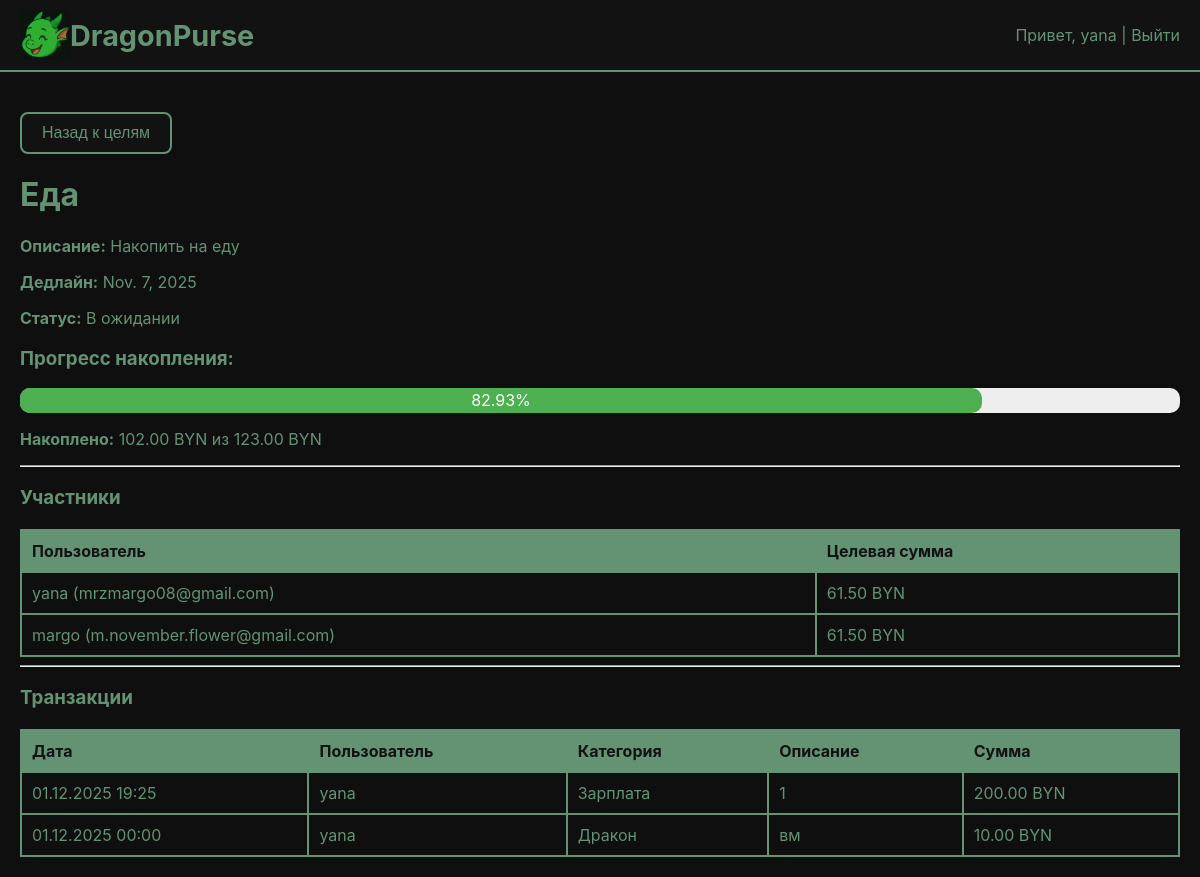
The app's page /goals/2/ (signed in) with its own data.
### accounts/models.py (models this page shows, shortened)
class Goal(models.Model):
    STATUS_CHOICES = [
        ('pending', 'В ожидании'),
        ('in_progress', 'В процессе'),
        ('completed', 'Завершено'),
    ]
    name = models.CharField(max_length=255, verbose_name='Название')
    description = models.TextField(verbose_name='Описание', blank=True)
    deadline = models.DateField(verbose_name='Дедлайн')
    status = models.CharField(max_length=20, choices=STATUS_CHOICES, default='pending', verbose_name='Статус')

class UserGoal(models.Model):
    user = models.ForeignKey(User, on_delete=models.CASCADE, related_name='user_goals')
    goal = models.ForeignKey(Goal, on_delete=models.CASCADE, related_name='user_goals')
    amount = models.DecimalField(max_digits=10, decimal_places=2, verbose_name='Сумма')
    saved = models.DecimalField(max_digits=10, decimal_places=2, default=0, verbose_name='Накоплено')

class Transaction(models.Model):
    user = models.ForeignKey(User, on_delete=models.CASCADE)
    date = models.DateTimeField(auto_now_add=False)
    category = models.ForeignKey(Category, on_delete=models.SET_NULL, null=True)
    description = models.TextField()
    amount = models.DecimalField(max_digits=10, decimal_places=2, default=0.0)
    goal = models.ForeignKey(Goal, on_delete=models.SET_NULL, null=True, blank=True, verbose_name='Цель')
    goal_amount = models.DecimalField(max_digits=10, decimal_places=2, null=True, blank=True, verbose_name='Сумма для цели')

class Category(models.Model):
    CATEGORY_TYPES = [
        ('income', 'Доход'),
        ('expense', 'Расход'),
    ]
    user = models.ForeignKey(User, on_delete=models.CASCADE)  # Это поле должно быть здесь
    name = models.CharField(max_length=100)
    category_type = models.CharField(max_length=10, choices=CATEGORY_TYPES)

### accounts/views.py (the view)
# urls.py: path('goals/<int:goal_id>/', goal_detail, name='goal_detail'),
@login_required
def goal_detail(request, goal_id):
    goal = get_object_or_404(Goal, id=goal_id)
    participants = UserGoal.objects.filter(goal=goal).select_related('user')
    total_goal_amount = sum((p.amount for p in participants), Decimal('0'))
    total_saved = sum((p.saved for p in participants), Decimal('0'))
    percent = 0
    if total_goal_amount > 0:
        percent = (total_saved / total_goal_amount * 100).quantize(Decimal('0.01'))
    if total_saved >= total_goal_amount:
        goal.status = 'completed'
        goal.save()
    transactions = Transaction.objects.filter(goal=goal).select_related('user', 'category').order_by('-date')
    return render(request, 'accounts/goal_detail.html', {
        'goal': goal,
        'participants': participants,
        'transactions': transactions,
        'total_goal_amount': total_goal_amount,
        'total_saved': total_saved,
        'percent': percent,
    })

### accounts/templates/accounts/goal_detail.html
{% extends "accounts/base.html" %}
{% block content %}
<div style="margin-top:20px;">
  <a href="{% url 'goals_list' %}" class="button"><button>Назад к целям</button></a>
</div>
<h1>{{ goal.name }}</h1>
<p><strong>Описание:</strong> {{ goal.description }}</p>
<p><strong>Дедлайн:</strong> {{ goal.deadline }}</p>
<p><strong>Статус:</strong> {{ goal.get_status_display }}</p>
<h3>Прогресс накопления:</h3>
<div style="width:100%; background-color:#eee; border-radius:10px; height:25px;">
  <div style="width:{{ percent }}%; background-color:#4caf50; height:100%; border-radius:10px; color:white; text-align:center; line-height:25px;">
    {{ percent }}%
  </div>
</div>
<p><strong>Накоплено:</strong> {{ total_saved|floatformat:2 }} BYN из {{ total_goal_amount|floatformat:2 }} BYN</p>
<hr>
<h3>Участники</h3>
<table border="1" cellpadding="8" style="border-collapse:collapse;">
  <thead>
    <tr>
      <th>Пользователь</th>
      <th>Целевая сумма</th>
    </tr>
  </thead>
  <tbody>
    {% for p in participants %}
    <tr>
      <td>{{ p.user.username }} ({{ p.user.email }})</td>
      <td>{{ p.amount|floatformat:2 }} BYN</td>
    </tr>
    {% endfor %}
  </tbody>
</table>
<hr>
<h3>Транзакции</h3>
<table border="1" cellpadding="8" style="border-collapse:collapse;">
  <thead>
    <tr>
      <th>Дата</th>
      <th>Пользователь</th>
      <th>Категория</th>
      <th>Описание</th>
      <th>Сумма</th>
    </tr>
  </thead>
  <tbody>
    {% for t in transactions %}
    <tr>
      <td>{{ t.date|date:"d.m.Y H:i" }}</td>
      <td>{{ t.user.username }}</td>
      <td>{% if t.category %}
    {{ t.category.name }}
{% else %}
    Без категории
{% endif %}</td>
      <td>{{ t.description }}</td>
      <td>{{ t.amount|floatformat:2 }} BYN</td>
    </tr>
    {% empty %}
    <tr>
      <td colspan="5" style="text-align:center;">Пока нет транзакций</td>
    </tr>
    {% endfor %}
  </tbody>
</table>
{% endblock %}

### accounts/templates/accounts/base.html (shortened to what this page needs)
{% load static %}
<!DOCTYPE html>
<html lang="ru">
<head>
    <link rel="stylesheet" href="{% static 'accounts/css/main.css' %}">
</head>
<body>
    <header>
        <h1>
            <img src="{% static 'accounts/img/happy_dragon_head.png' %}" width="50" height="50" alt="Счастливый дракончик">
            <a href="{% url 'dashboard' %}">DragonPurse</a>
        </h1>
        <div>
            Привет, {{ user.username }} | <a href="{% url 'logout' %}">Выйти</a>
        </div>
    </header>
    <div class="container">
        {% block content %}{% endblock %}
    </div>
</body>
</html>

### accounts/static/accounts/css/main.css (style rules this page uses)
body { font-family: "Inter", sans-serif; background-color: #0f0f0f; color: #639372; margin: 0; padding: 0; }
a { color: #639372; text-decoration: none; }
h1, h2, h3 { color: #639372; }
.container { max-width: 1200px; margin: 0 auto; padding: 20px; }
header { background-color: #131212; border-bottom: 2px solid #639372; padding: 10px 20px; display: flex; align-items: center; justify-content: space-between; }
header h1 { margin: 0; font-size: 1.8em; display: flex; align-items: center; }
button { background-color: #131212; color: #639372; border: 2px solid #639372; border-radius: 8px; padding: 10px 20px; font-size: 1em; cursor: pointer; transition: all 0.3s ease; }
table { width: 100%; border-collapse: collapse; margin-top: 20px; }
th, td { border: 2px solid #639372; padding: 10px; text-align: left; }
th { background-color: #639372; color: #131212; }

### records on screen
Goal: name "Еда", description "Накопить на еду", deadline "Nov. 7, 2025", status "В ожидании"
UserGoal: user.username "yana", user.email "mrzmargo08@gmail.com", amount "61.50"
UserGoal: user.username "margo", user.email "m.november.flower@gmail.com", amount "61.50"
Transaction: date "01.12.2025 19:25", user.username "yana", category.name "Зарплата", description "1", amount "200.00"
Transaction: date "01.12.2025 00:00", user.username "yana", category.name "Дракон", description "вм", amount "10.00"

### other values on screen
{{ user.username }} "yana"
{{ percent }} "82.93"
{{ total_saved|floatformat:2 }} "102.00"
{{ total_goal_amount|floatformat:2 }} "123.00"
